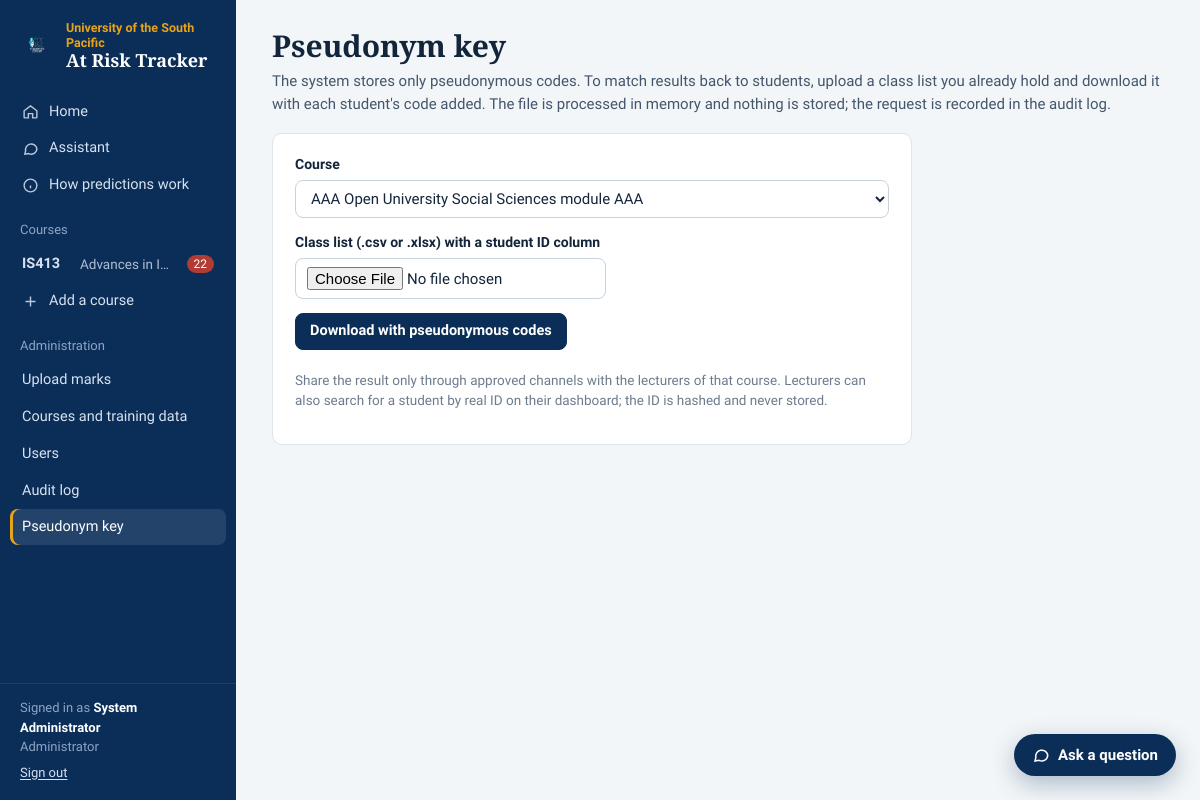
/admin/reidentify (signed in), run on the app's committed database.
### tables this page shows
CREATE TABLE courses (
        id INTEGER PRIMARY KEY AUTOINCREMENT,
        code TEXT NOT NULL,
        name TEXT NOT NULL,
        semester TEXT,
        campus TEXT,
        risk_threshold REAL DEFAULT 0.40,
        borderline_threshold REAL DEFAULT 0.20,
        created_at TEXT
    , is_training INTEGER DEFAULT 0, outline_json TEXT);

CREATE TABLE users (
        id INTEGER PRIMARY KEY AUTOINCREMENT,
        username TEXT UNIQUE NOT NULL,
        full_name TEXT,
        password_hash TEXT NOT NULL,
        role TEXT NOT NULL DEFAULT 'lecturer'
    );

### app.py (the view, shortened to what this page needs)
@app.route("/admin/reidentify", methods=["GET", "POST"])
@admin_required
def admin_reidentify():
    courses = db.list_courses()
    return render_template("admin/reidentify.html", courses=courses)

### analytics.py (called while the page is built, shortened)
def cached_summary(course_id):
    key = f"f{SUMMARY_FORMAT}|" + db.course_cache_key(course_id)
    hit = _summaries.get(course_id)
    if hit and hit[0] == key:
        return hit[1]

### app.py (called while the page is built)
def login_required(view):
    @wraps(view)
    def wrapper(*args, **kwargs):
        if not g.user:
            return redirect(url_for("login", next=request.path))
        return view(*args, **kwargs)
    return wrapper

def admin_required(view):
    @wraps(view)
    @login_required
    def wrapper(*args, **kwargs):
        if g.user["role"] != "admin":
            abort(403)
        return view(*args, **kwargs)
    return wrapper

@app.before_request
def load_user():
    g.user = db.get_user(session["user_id"]) if session.get("user_id") else None

@app.context_processor
def inject():
    user = g.get("user")
    courses = db.courses_for_user(user) if user else []
    counts = {}
    for c in courses:
        try:
            counts[c["id"]] = analytics.cached_summary(c["id"])["counts"]["At Risk"]
        except Exception:
            counts[c["id"]] = 0
    is_admin = bool(user and user["role"] == "admin")
    return {"all_courses": courses, "nav_counts": counts, "GRADES": config.GRADES, "TYPES": config.TYPES,
            "is_admin": is_admin, "hosted_notice": config.IS_VERCEL and is_admin}

### database.py (called while the page is built)
def conn():
    c = sqlite3.connect(DB_PATH, timeout=30)
    c.row_factory = sqlite3.Row
    c.execute("PRAGMA foreign_keys = ON")
    return c

def _rows(sql, args=()):
    c = conn()
    rows = c.execute(sql, args).fetchall()
    c.close()
    return [dict(r) for r in rows]

def _row(sql, args=()):
    rows = _rows(sql, args)
    return rows[0] if rows else None

def get_user(user_id):
    return _row("SELECT * FROM users WHERE id=?", (user_id,))

def list_courses(training=None):
    if training is None:
        return _rows("SELECT * FROM courses ORDER BY code, id")
    return _rows("SELECT * FROM courses WHERE COALESCE(is_training, 0)=? ORDER BY code, id", (1 if training else 0,))

def courses_for_user(user):
    if user["role"] == "admin":
        return list_courses(training=False)
    return _rows("""SELECT c.* FROM courses c JOIN course_lecturers l ON l.course_id=c.id
                    WHERE l.user_id=? AND COALESCE(c.is_training, 0)=0 ORDER BY c.code, c.id""", (user["id"],))

def get_course(course_id):
    return _row("SELECT * FROM courses WHERE id=?", (course_id,))

### templates/admin/reidentify.html (shortened to what this page needs)
{% extends "base.html" %}
{% block content %}
<h1>Pseudonym key</h1>
<p class="sub-title">The system stores only pseudonymous codes. To match results back to students, upload a class list you already hold and download it with each student's code added. The file is processed in memory and nothing is stored; the request is recorded in the audit log.</p>
<div class="card" style="max-width:640px">
  <form method="post" enctype="multipart/form-data">
    <div class="field"><label>Course</label>
      <select name="course_id" required style="width:100%">{% for c in courses %}<option value="{{ c.id }}">{{ c.code }} {{ c.name }}</option>{% endfor %}</select></div>
    <div class="field"><label>Class list (.csv or .xlsx) with a student ID column</label><input type="file" name="file" accept=".csv,.xlsx,.xls" required></div>
    <button class="btn btn-primary">Download with pseudonymous codes</button>
  </form>
  <p class="small muted mt">Share the result only through approved channels with the lecturers of that course. Lecturers can also search for a student by real ID on their dashboard; the ID is hashed and never stored.</p>
</div>
{% endblock %}

### templates/base.html (shortened to what this page needs)
<!DOCTYPE html>
<html lang="en">
<head>
<link rel="stylesheet" href="{{ url_for('static', filename='style.css') }}?v=3">
</head>
<body>
{% set ep = request.endpoint %}
<div class="shell">
  <aside class="sidebar" id="sidebar">
    <a class="brand" href="{{ url_for('overview') }}">
      <img src="{{ url_for('static', filename='logo.png') }}" alt="">
      <div><div class="usp">University of the South Pacific</div><div class="product">At Risk Tracker</div></div>
    </a>
    <nav class="nav" aria-label="Main">
      <a href="{{ url_for('overview') }}" class="{{ 'active' if ep == 'overview' }}">
        <svg viewBox="0 0 24 24" fill="none" stroke="currentColor" stroke-width="2"><path d="M3 11l9-7 9 7v9a1 1 0 0 1-1 1h-5v-6h-6v6H4a1 1 0 0 1-1-1z"/></svg>Home</a>
      <a href="{{ url_for('assistant_view') }}" class="{{ 'active' if ep == 'assistant_view' }}">
        <svg viewBox="0 0 24 24" fill="none" stroke="currentColor" stroke-width="2"><path d="M21 12a8 8 0 0 1-11.6 7.1L4 20l1.1-4.6A8 8 0 1 1 21 12z"/></svg>Assistant</a>
      <a href="{{ url_for('model_view') }}" class="{{ 'active' if ep == 'model_view' }}">
        <svg viewBox="0 0 24 24" fill="none" stroke="currentColor" stroke-width="2"><circle cx="12" cy="12" r="9"/><path d="M12 16v-4M12 8h.01"/></svg>How predictions work</a>
      <div class="nav-section">{{ 'Courses' if is_admin else 'My courses' }}</div>
      {% for c in all_courses %}
        {% set here = course is defined and course and course.id == c.id %}
        <a href="{{ url_for('course_dashboard', course_id=c.id) }}" class="{{ 'active' if here and ep in ('course_dashboard', 'student_view') }}" title="{{ c.name }}">
          <span class="code">{{ c.code }}</span><span style="opacity:.8;font-size:13.5px;white-space:nowrap;overflow:hidden;text-overflow:ellipsis">{{ c.name }}</span>
          {% if nav_counts.get(c.id) %}<span class="count" title="Students at risk">{{ nav_counts[c.id] }}</span>{% endif %}</a>
      {% else %}
        <div class="small" style="padding:6px 20px;opacity:.7">No courses yet.</div>
      {% endfor %}
      <a href="{{ url_for('course_new') }}" class="{{ 'active' if ep == 'course_new' }}">
        <svg viewBox="0 0 24 24" fill="none" stroke="currentColor" stroke-width="2"><path d="M12 5v14M5 12h14"/></svg>Add a course</a>
      {% if is_admin %}
      <div class="nav-section">Administration</div>
      <a href="{{ url_for('admin_upload') }}" class="{{ 'active' if ep in ('admin_upload', 'admin_mapping') }}">Upload marks</a>
      <a href="{{ url_for('admin_home') }}" class="{{ 'active' if ep == 'admin_home' }}">Courses and training data</a>
      <a href="{{ url_for('users') }}" class="{{ 'active' if ep == 'users' }}">Users</a>
      <a href="{{ url_for('admin_audit') }}" class="{{ 'active' if ep == 'admin_audit' }}">Audit log</a>
      <a href="{{ url_for('admin_reidentify') }}" class="{{ 'active' if ep == 'admin_reidentify' }}">Pseudonym key</a>
      {% endif %}
    </nav>
    <div class="sidebar-footer">
      Signed in as <b>{{ g.user.full_name or g.user.username }}</b><br>
      {{ 'Administrator' if is_admin else 'Lecturer' }}<br>
      <span class="row" style="gap:14px;margin-top:6px">{% if not is_admin %}<a href="{{ url_for('users') }}">Change password</a>{% endif %}<a href="{{ url_for('logout') }}">Sign out</a></span>
    </div>
  </aside>
  <div class="main">
    <main class="content" id="content">
      {% block content %}{% endblock %}
    </main>
  </div>
</div>
{% if ep != 'assistant_view' and all_courses %}
<button class="fab no-print" type="button" id="fab" aria-expanded="false" aria-controls="drawer">
  <svg viewBox="0 0 24 24" fill="none" stroke="currentColor" stroke-width="2"><path d="M21 12a8 8 0 0 1-11.6 7.1L4 20l1.1-4.6A8 8 0 1 1 21 12z"/></svg><span>Ask a question</span></button>
{% endif %}
</body>
</html>

### static/style.css (style rules this page uses)
:root { --reef: #0B2E59; --reef-2: #16406f; --sand: #E8A317; --paper: #F3F6F8; --surface: #FFFFFF; --ink: #13253A; --ink-2: #44566b; --muted: #6c7c8e; --line: #dde4ea; --line-2: #eef2f5; --risk: #C43D2F; --risk-bg: #fcedeb; --risk-ink: #8f2a20; --watch: #E0A43A; --watch-bg: #fdf4e3; --watch-ink: #7c5210; --ok: #2F7D4F; --ok-bg: #e9f4ed; --ok-ink: #1f5a37; --info: #2c62a8; --info-bg: #eaf1fa; --info-ink: #1d4a83; --neutral-bg: #eef1f4; --series-1: #2c62a8; --series-2: #9aa8b6; --serif: "Source Serif 4", Georgia, "Times New Roman", serif; --sans: "Source Sans 3", "Segoe UI", -apple-system, Roboto, Arial, sans-serif; --radius: 10px; }
* { box-sizing: border-box; }
html { -webkit-text-size-adjust: 100%; }
body { margin: 0; font-family: var(--sans); background: var(--paper); color: var(--ink); font-size: 15px; line-height: 1.5; }
a { color: var(--info); text-underline-offset: 2px; }
.shell { display: flex; min-height: 100vh; }
.sidebar { width: 236px; flex-shrink: 0; background: var(--reef); color: #d8e2ef; display: flex; flex-direction: column; position: sticky; top: 0; height: 100vh; overflow-y: auto; }
.brand { display: flex; align-items: center; gap: 10px; padding: 20px 18px 18px; text-decoration: none; }
.brand img { width: 38px; height: 38px; }
.brand .usp { color: var(--sand); font-weight: 600; font-size: 12.5px; line-height: 1.2; }
.brand .product { color: #fff; font-family: var(--serif); font-weight: 600; font-size: 18px; line-height: 1.15; }
.nav { padding: 4px 0 12px; }
.nav-section { padding: 16px 20px 6px; font-size: 13px; color: #8ea4c2; }
.nav a { display: flex; align-items: center; gap: 10px; color: #d8e2ef; text-decoration: none; padding: 7px 12px; margin: 1px 10px; border-radius: 8px; font-size: 14.5px; }
.nav a.active { background: rgba(255,255,255,0.1); color: #fff; box-shadow: inset 3px 0 0 var(--sand); }
.nav a .code { font-weight: 600; min-width: 48px; }
.nav a .count { margin-left: auto; font-size: 12px; background: rgba(196,61,47,0.9); color: #fff; border-radius: 999px; padding: 0 7px; line-height: 18px; }
.nav svg { width: 17px; height: 17px; flex-shrink: 0; opacity: 0.85; }
.sidebar-footer { margin-top: auto; padding: 14px 20px 18px; font-size: 13px; color: #8ea4c2; border-top: 1px solid rgba(255,255,255,0.08); }
.sidebar-footer b { color: #fff; font-weight: 600; }
.sidebar-footer a { color: #d8e2ef; }
.main { flex: 1; min-width: 0; display: flex; flex-direction: column; }
.content { padding: 28px 36px 64px; max-width: 1360px; width: 100%; }
h1 { font-family: var(--serif); font-size: 30px; line-height: 1.2; font-weight: 600; margin: 0 0 6px; letter-spacing: -0.005em; }
.sub-title, .meta { color: var(--ink-2); margin: 0 0 18px; font-size: 15px; }
.muted { color: var(--muted); }
.small { font-size: 13.5px; }
.mt { margin-top: 20px; }
.row { display: flex; gap: 10px; align-items: center; flex-wrap: wrap; }
.card, .panel { background: var(--surface); border: 1px solid var(--line); border-radius: var(--radius); padding: 20px 22px; }
input[type=text], input[type=password], input[type=number], input[type=date], input[type=search], select, input[type=file], textarea { border: 1px solid #c8d2dc; border-radius: 8px; padding: 8px 11px; font-size: 15px; background: #fff; font-family: inherit; color: var(--ink); }
label { display: block; font-weight: 600; font-size: 14px; margin-bottom: 5px; }
.field { margin-bottom: 14px; }
.btn { display: inline-flex; align-items: center; justify-content: center; gap: 7px; border: 1px solid #c8d2dc; background: #fff; color: var(--ink); border-radius: 8px; padding: 8px 14px; font-size: 14.5px; font-weight: 600; cursor: pointer; text-decoration: none; font-family: inherit; line-height: 1.3; }
.btn-primary { background: var(--reef); border-color: var(--reef); color: #fff; }
.fab { position: fixed; right: 24px; bottom: 24px; z-index: 50; background: var(--reef); color: #fff; border: 0; border-radius: 999px; padding: 12px 18px; font: 600 15px var(--sans); display: inline-flex; gap: 8px; align-items: center; cursor: pointer; box-shadow: 0 8px 24px rgba(11,46,89,0.3); }
.fab svg { width: 18px; height: 18px; }

### data on the page
courses: code "IS413", name "Advances in ICT", nav_counts "22"
users: user "System Administrator"

### other printed values
{{ 'Courses' if is_admin else 'My courses' }} "Courses"
{{ 'Administrator' if is_admin else 'Lecturer' }} "Administrator"
form field course_id "AAA Open University Social Sciences module AAA"
